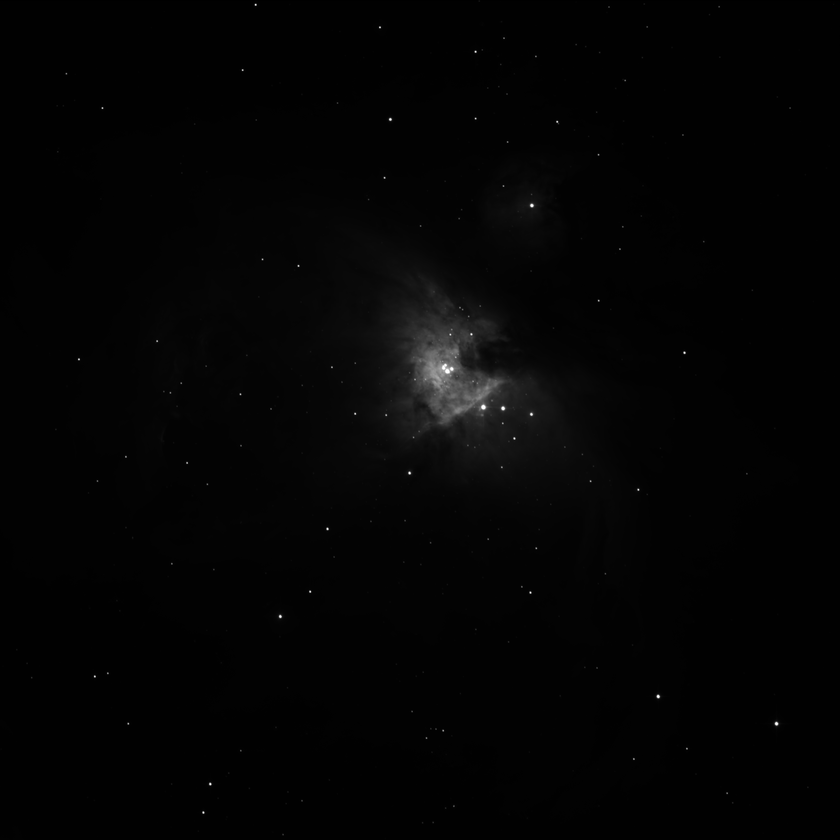
#> input picture output/M42_red_asinh.png, 840 x 840 px, shrunk from 4096 x 4096 before the run
$ python -i process.py   (imports and definitions only)
#> lines starting #> are read from the running program, lines starting #| are printed output that depends on the picture
from astropy.io import fits
import matplotlib.pyplot as plt
import numpy as np
from skimage import exposure
import os


def load_fits(file_path):
    hdul = fits.open(file_path)
    data = hdul[0].data.astype(float)
    hdul.close()
    return data


def normalize(img):
    return (img - np.min(img)) / (np.max(img) - np.min(img))


# ---- Stretching Methods ----
def stretch_log(img):
    return np.log1p(normalize(img))


def stretch_asinh(img, factor=10):
    return np.arcsinh(normalize(img) * factor) / np.arcsinh(factor)


def stretch_hist_eq(img):
    return exposure.equalize_hist(normalize(img))


# ---- Save Helpers ----
def save_grayscale(data, out_path="output.png", method="log"):
    if method == "log":
        stretched = stretch_log(data)
    elif method == "asinh":
        stretched = stretch_asinh(data)
    elif method == "hist":
        stretched = stretch_hist_eq(data)
    else:
        stretched = normalize(data)

    plt.imsave(out_path, stretched, cmap="gray", origin="lower")


def combine_rgb(r_file, g_file, b_file, out="rgb.png", stretch="asinh"):
    r = load_fits(r_file)
    g = load_fits(g_file)
    b = load_fits(b_file)

    if stretch == "log":
        r, g, b = stretch_log(r), stretch_log(g), stretch_log(b)
    elif stretch == "asinh":
        r, g, b = stretch_asinh(r), stretch_asinh(g), stretch_asinh(b)
    elif stretch == "hist":
        r, g, b = stretch_hist_eq(r), stretch_hist_eq(g), stretch_hist_eq(b)
    else:
        r, g, b = normalize(r), normalize(g), normalize(b)

    rgb = np.dstack([r, g, b])
    plt.imsave(out, rgb, origin="lower")


# ---- Main Workflow ----
# [19 lines not run here, left out]

>>> import cv2
>>> picture = cv2.imread('../output/M42_red_asinh.png', cv2.IMREAD_GRAYSCALE)
#> picture is the input picture: shape (840, 840); min 0, max 255, mean 3.7
>>> result = save_grayscale(picture)
#> in save_grayscale, `plt.imsave(out_path, stretched, cmap="gray", origin="lower")`:
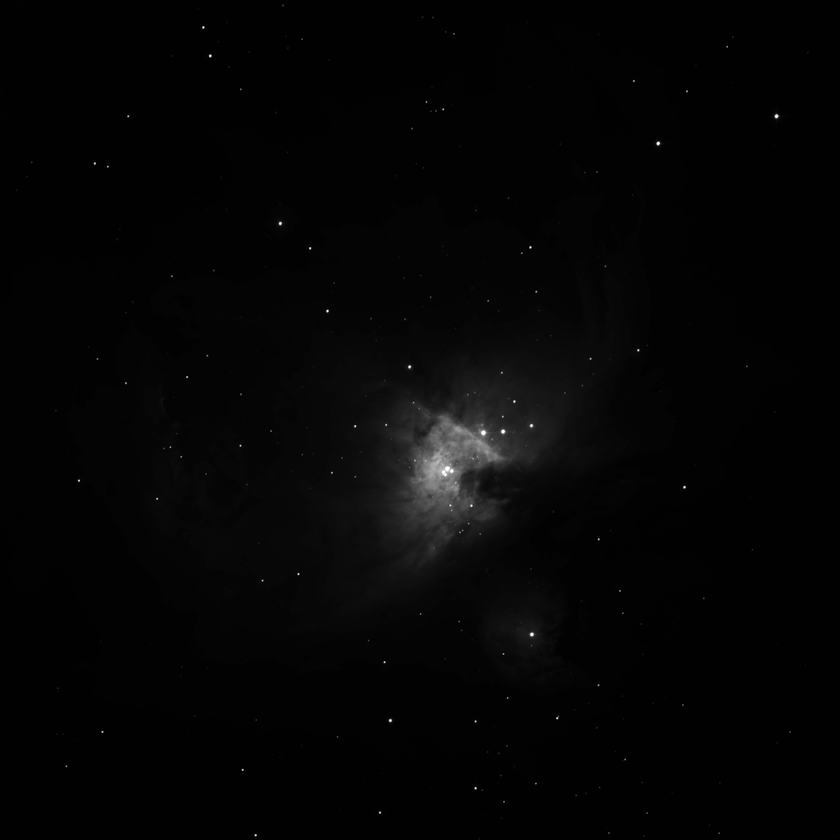
#> saved as output.png: shape (840, 840, 3); min 0, max 255, mean 4.6
